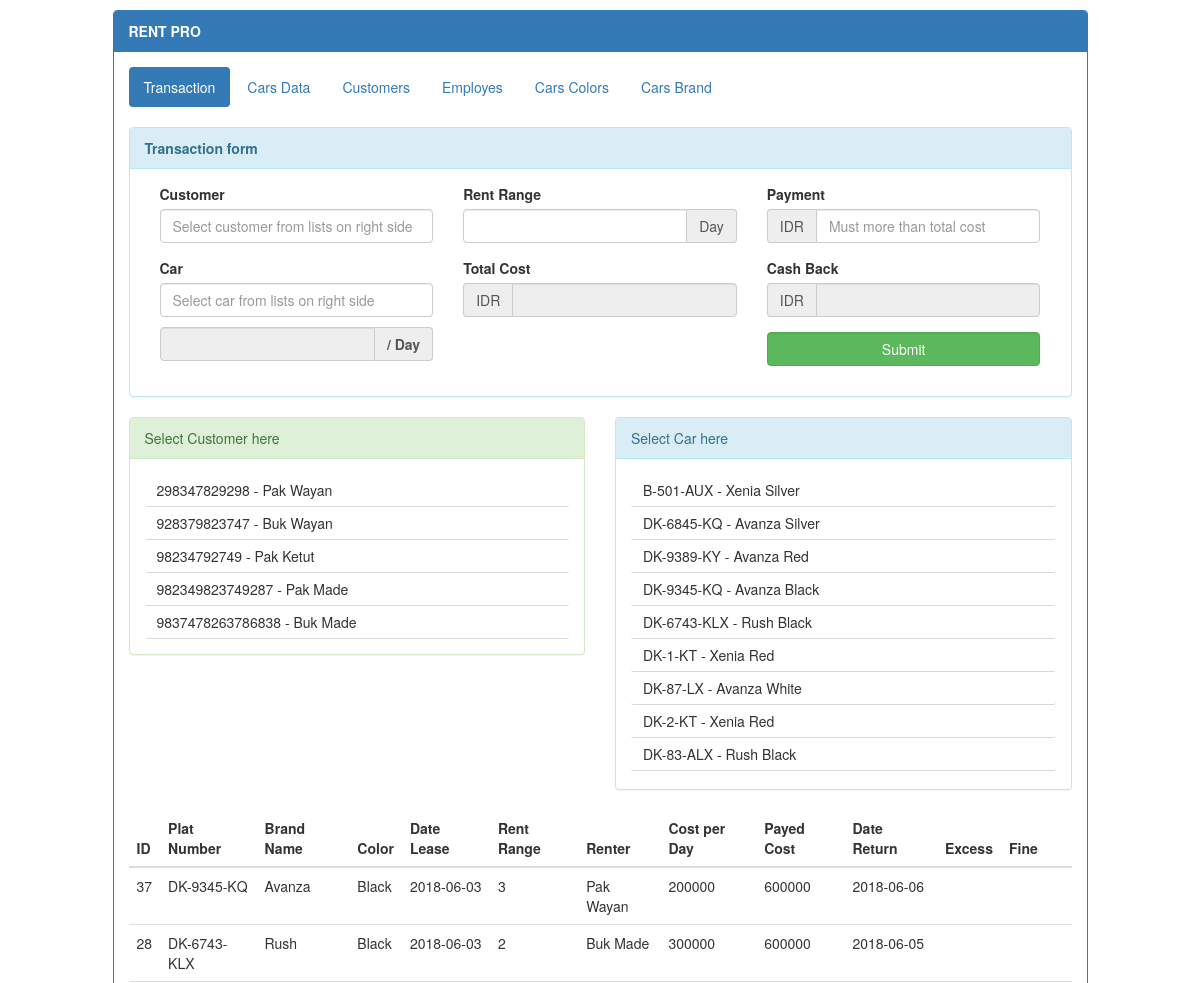
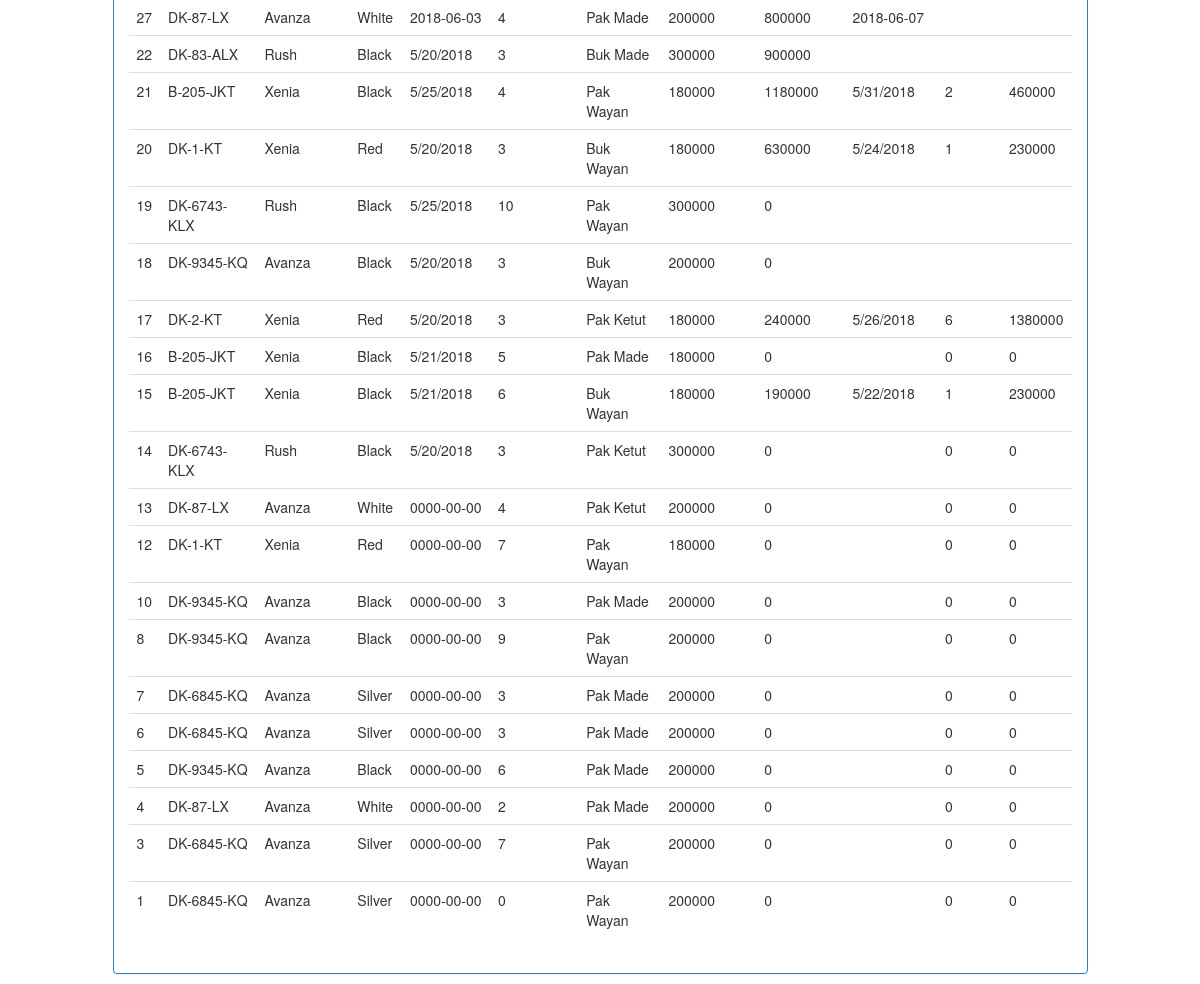
The page /pages/index.php on the database its author committed (2 pictures, top to bottom).
### tables this page shows
CREATE TABLE IF NOT EXISTS `tb_customers` (
  `IDCardNumber` varchar(30) NOT NULL,
  `Name` varchar(100) NOT NULL,
  `Address` varchar(140) NOT NULL,
  `Gender` enum('Male','Female') NOT NULL,
  `ContactInfo` varchar(120) NOT NULL,
  PRIMARY KEY (`IDCardNumber`)
);

### pages/connection.php (called while the page is built, shortened)
<?php
function connection(){
	$host = "localhost:3366";
	$user = "root";
	$pass = "";
	$dbName = "db_rent_car";
	return mysqli_connect($host, $user, $pass, $dbName);
}
function selectFrom($tbName, $columns = null, $where = null, $short = null, $limit = null){
	$con = connection();
	$sql = "SELECT ";
	if (is_array($columns)) {
		$sql .= $columns[0];
		for ($i=1; $i < count($columns) ; $i++) {
			$sql .= ", ".$columns[$i];
		}
	}else{
		$sql .= " * ";
	}
	$sql .= " FROM ".$tbName;
	if ($where !== null) $sql .= " WHERE ".$where;
	else $sql .= " WHERE 1 ";
	return mysqli_query($con, $sql);
}

### pages/index.php (the view, shortened to what this page needs)
<!DOCTYPE html>
<html>
<head>
<?php
$menu = array(
	"Transaction" => "../pages/#home",
	"Cars Data" => "../pages/?page=cars-data",
	"Customers" => "../pages/?page=costumer",
	"Employes" => "../pages/?page=employes",
	"Cars Colors" => "../pages/?page=cars-colors",
	"Cars Brand" => "../pages/?page=cars-brand-data"
);
include 'connection.php';
include 'componen.php';
?>
</head>
<body>
<div class="row">
	<div class="col-md-10 col-md-offset-1">
		<div class="panel panel-primary" style="margin: 10px">
			<div class="panel-heading">
				<b>RENT PRO</b>
			</div>
			<div class="panel-body">
				<?php
					if(isset($_GET['page'])) include $_GET['page'].".php";
					else{ ?>
				<?= tab_menu($menu, "Transaction", null) ?>
				<div class="tab-content">
					<div class="tab-pane fade in active" id="home">
						<br>
						<div class="row">
							<div class="col-md-12">
								<div class="panel panel-info">
									<div class="panel-heading"><b>Transaction form</b></div>
									<div class="panel-body">
										<form action="<?=setLink('transaction-process').appendLink('oldPage','#home')?>" method="post" class="col-md-12">
											<div class="row">
												<div class="col-md-4">
													<div class="form-group">
														<label for="customer">Customer</label>
														<input type="text" name="customer" id="customer" class="form-control" placeholder="Select customer from lists on right side" onclick="alert('Select customer from lists on right side!')" required>
													</div>
													<div class="form-group">
														<label for="car">Car</label>
														<input type="text" name="car" id="car" class="form-control" placeholder="Select car from lists on right side" onclick="alert('Select car from lists on right side');" required>
														<p><div class="input-group">
															<input type="number" id="cost" class="form-control" disabled>
															<span class="input-group-addon"><b>/ Day</b></span>
														</div></p>
													</div>
												</div>
												<div class="col-md-4">
													<div class="form-group">
														<label for="range">Rent Range</label>
														<div class="input-group">
															<input type="number" id="range" name="range" class="form-control" placeholder="" required onchange="countTotal()">
															<span class="input-group-addon">Day</span>
														</div>
													</div>
													<div class="form-group">
														<label for="total">Total Cost</label>
														<div class="input-group">
															<span class="input-group-addon">IDR</span>
															<input type="number" id="total" class="form-control" disabled>
														</div>
													</div>
												</div>
												<div class="col-md-4">
													<div class="form-group">
														<label for="pay">Payment</label>
														<div class="input-group">
															<span class="input-group-addon">IDR</span>
															<input type="number" id="pay" name="pay" class="form-control" placeholder="Must more than total cost" onchange="countCashBack()">
														</div>
													</div>
													<div class="form-group">
														<label for="cash-back">Cash Back</label>
														<div class="input-group">
															<span class="input-group-addon">IDR</span>
															<input type="number" id="cash-back" name="cash-back" disabled class="form-control">
														</div>
													</div>
													<div class="form-group">
														<button class="btn btn-success form-control" type="submit">Submit</button>
													</div>
												</div>
											</div>
										</form>
									</div>
								</div>
							</div>
							<div class="col-md-6">
								<div class="panel panel-success">
									<div class="panel-heading">Select Customer here</div>
									<div class="panel-body" style="margin:0;">
										<div style="
										position: relative;
										top: 0;
										max-height: 300px;
										overflow-y: auto;
										width: 100%;
										height: 100%;
										margin: 0;">
											<ul class="menu nav in">
												<?php
												$res = selectFrom("tb_customers");
												while ($row = mysqli_fetch_array($res)) {
													echo "<li onclick=\"setCustomer('".$row['IDCardNumber']."')\">".$row['IDCardNumber']." - ".$row['Name']."</li>";
												}
												?>
											</ul>
										</div>
									</div>
								</div>
							</div>
							<div class="col-md-6">
								<div class="panel panel-info">
									<div class="panel-heading">Select Car here</div>
									<div class="panel-body" style="margin:0;">
										<div style="
										position: relative;
										top: 0;
										max-height: 300px;
										overflow-y: auto;
										width: 100%;
										height: 100%;
										margin: 0;">
											<ul class="menu nav in">
												<?php
												$res = selectFrom("vw_cars");
												while ($row = mysqli_fetch_array($res)) {
													echo "<li onclick=\"setCar('".$row['Plat Number']."','".$row['Cost per Day']."')\">".$row['Plat Number']." - ".$row['Brand']." ".$row['Color']."</li>";
												}
												?>
											</ul>
										</div>
									</div>
								</div>
							</div>
						</div>
						<div class="row">
							<div class="col-md-12">
								<table class="table data-table">
									<thead>
										<tr>
											<?= getHeaderTable("vw_transaction") ?>
										</tr>
									</thead>
									<tbody>
										<?php
										$res = selectFrom("vw_transaction");
										while ($row = mysqli_fetch_assoc($res)) {
											echo "<tr>";
											echo "</tr>";
										 }
										?>
									</tbody>
								</table>
							</div>
						</div>
					</div>
				</div>
					<?php }
				?>
			</div>
		</div>
	</div>
</div>
</body>
</html>

### pages/componen.php (style rules this page uses)
.menu { display: inline-block; width: 100%; text-decoration: none; list-style-type: none; }
.menu li { padding: 6px 12px; margin-left: 0px; border-bottom: solid 1px #d8d8d8; border-radius: 3px; }

### rows shown on the page
tb_customers: IDCardNumber "298347829298", Name "Pak Wayan"
tb_customers: IDCardNumber "928379823747", Name "Buk Wayan"
tb_customers: IDCardNumber "98234792749", Name "Pak Ketut"
tb_customers: IDCardNumber "982349823749287", Name "Pak Made"
tb_customers: IDCardNumber "9837478263786838", Name "Buk Made"

### other values the page prints
$key "Transaction"
$key "Cars Data"
$key "Customers"
$key "Employes"
$key "Cars Colors"
$key "Cars Brand"
$row['Plat Number'] "B-501-AUX"
$row['Brand'] "Xenia"
$row['Color'] "Silver"
$row['Plat Number'] "DK-6845-KQ"
$row['Brand'] "Avanza"
$row['Plat Number'] "DK-9389-KY"
$row['Color'] "Red"
$row['Plat Number'] "DK-9345-KQ"
$row['Color'] "Black"
